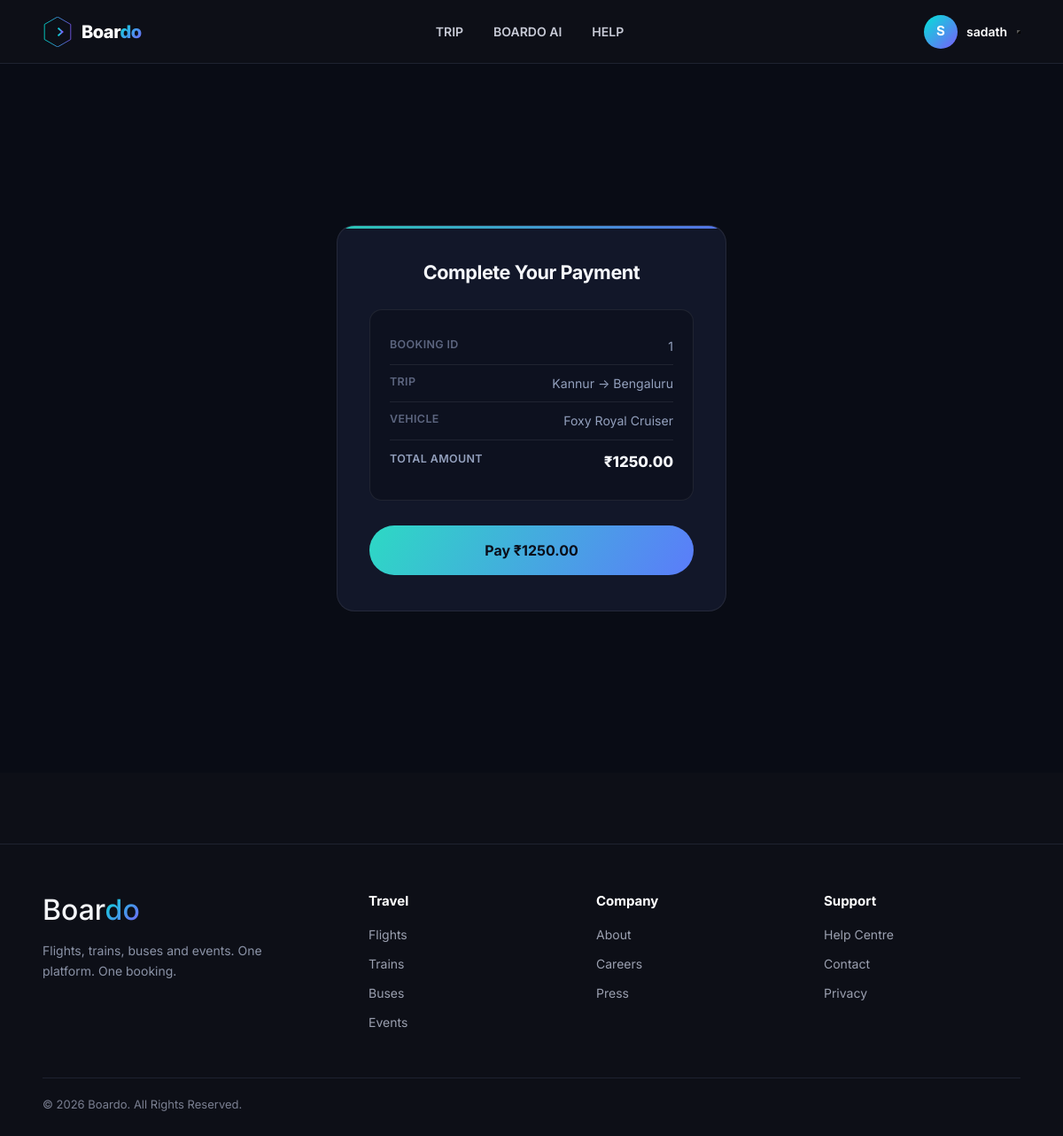
The app's page /payment/1/ (signed in) with its own data.
### booking/models.py (models this page shows, shortened)
class Booking(models.Model):
    PAYMENT_STATUS = [
        ("Pending", "Pending"),
        ("Paid", "Paid"),
        ("Failed", "Failed"),
    ]
    BOOKING_STATUS = [
        ("confirmed", "Confirmed"),
        ("cancelled", "Cancelled"),
    ]
    profile = models.ForeignKey(Profile,on_delete=models.CASCADE,related_name="bookings")
    trip = models.ForeignKey(Trip,on_delete=models.CASCADE,related_name="bookings")
    travellers = models.ManyToManyField(MyTraveller,related_name="bookings")
    booking_date = models.DateTimeField(auto_now_add=True)
    total_amount = models.DecimalField(max_digits=10,decimal_places=2,)
    payment_order_id = models.CharField(max_length=100, blank=True)
    payment_id = models.CharField(max_length=100, blank=True)
    payment_signature = models.CharField(max_length=255, blank=True)
    payment_status = models.CharField(max_length=20,choices=PAYMENT_STATUS,default="Pending")
    status = models.CharField(max_length=20,choices=BOOKING_STATUS,default="confirmed")
    class Meta:
        ordering = ["-booking_date"]

class Trip(models.Model):
    STATUS_CHOICES = [
        ("scheduled", "Scheduled"),
        ("boarding", "Boarding"),
        ("departed", "Departed"),
        ("completed", "Completed"),
        ("cancelled", "Cancelled"),
    ]
    vehicle = models.ForeignKey(Vehicle,on_delete=models.CASCADE,related_name="trips")
    source = models.CharField(max_length=100)
    destination = models.CharField(max_length=100)
    departure_time = models.DateTimeField()
    arrival_time = models.DateTimeField()
    duration = models.PositiveIntegerField(help_text="Duration in minutes")
    fare = models.DecimalField(max_digits=10,decimal_places=2)
    available_seats = models.PositiveIntegerField()
    status = models.CharField(max_length=20,choices=STATUS_CHOICES,default="scheduled")
    created_at = models.DateTimeField(auto_now_add=True)
    updated_at = models.DateTimeField(auto_now=True)
    class Meta:
        ordering = ["departure_time"]

class Vehicle(models.Model):
    CATEGORY_CHOICES = [
        ("flight", "Flight"),
        ("train", "Train"),
        ("bus", "Bus"),
        ("event", "Event"),
    ]
    agency = models.ForeignKey(Profile,on_delete=models.CASCADE,related_name="vehicles",)
    category = models.CharField(max_length=20,choices=CATEGORY_CHOICES,)
    name = models.CharField(max_length=100)
    type = models.CharField(max_length=100)
    model = models.CharField(max_length=100)
    vehicle_number = models.CharField(max_length=50,unique=True,)
    logo = models.ImageField(upload_to="vehicle_logos/",blank=True,null=True,)
    total_seats = models.PositiveIntegerField()
    created_at = models.DateTimeField(auto_now_add=True)
    updated_at = models.DateTimeField(auto_now=True)
    class Meta:
        ordering = ["type", "name"]

### payment/views.py (the view)
@login_required
def payment_page(request, booking_id):
    booking = get_object_or_404(
        Booking,
        id=booking_id,
        profile=request.user.profile,
    )
    if not booking.payment_order_id:
        order = client.order.create(
            {
                "amount": int(booking.total_amount * 100),
                "currency": "INR",
                "payment_capture": 1,
            }
        )
        booking.payment_order_id = order["id"]
        booking.save(update_fields=["payment_order_id"])
    else:
        order = client.order.fetch(
            booking.payment_order_id
        )
    return render(
        request,
        "payment.html",
        {
            "booking": booking,
            "key": settings.RAZORPAY_KEY_ID,
            "amount": order["amount"],
        },
    )

### templates/payment.html (shortened to what this page needs)
{% extends "base.html" %}
{% load static %}
{% block content %}
<link rel="stylesheet" href="{% static 'css/payment.css' %}">
<div class="payment-container">
    <div class="payment-card">
        <h2>Complete Your Payment</h2>
        <div class="booking-details">
            <p><strong>Booking ID</strong> {{ booking.id }}</p>
            <p><strong>Trip</strong> {{ booking.trip.source }} → {{ booking.trip.destination }}</p>
            <p><strong>Vehicle</strong> {{ booking.trip.vehicle.name }}</p>
            <p><strong>Total Amount</strong> ₹{{ booking.total_amount }}</p>
        </div>
        <button id="pay-btn" class="pay-btn" type="button">
            Pay ₹{{ booking.total_amount }}
        </button>
    </div>
</div>
{% endblock %}

### templates/base.html (shortened to what this page needs)
{% load static %}
<!DOCTYPE html>
<html lang="en">
<head>
    <link href="https://cdn.jsdelivr.net/npm/bootstrap@5.3.3/dist/css/bootstrap.min.css" rel="stylesheet">
    <link rel="stylesheet" href="{% static 'css/base.css' %}">
</head>
<body>
    <header class="navbar">
        <a href="{% url 'home' %}" class="logo">
            <span class="logo-text">Boar<span class="logo-o">do</span></span>
        </a>
        <nav class="nav-links" id="navLinks">
            <a href="{% url 'search_trip' %}?category=flight">TRIP</a>
            <a href="{% url 'chatai' %}?category=event">BOARDO AI</a>
            <a href="{% url 'help' %}">HELP</a>
        </nav>
        <div class="nav-actions">
            {% if request.user.is_authenticated %}
                <a href="{% url 'profile' %}" class="profile-link">
                    {% if request.user.profile.image %}
                        <img src="{{ request.user.profile.image.url }}" class="profile-image" alt="{{ request.user.username }}'s profile picture">
                    {% else %}
                        <div class="profile-avatar">{{ request.user.username|first|upper }}</div>
                    {% endif %}
                    <span class="profile-username">{{ request.user.username }}</span>
                </a>
            {% else %}
                <button class="btn btn-outline" onclick="openLoginModal('')">Login</button>
                <a href="{% url 'regpage' %}" class="btn btn-primary">Sign Up</a>
            {% endif %}
        </div>
        <button
            class="nav-toggle"
            id="navToggle"
            aria-label="Toggle navigation menu"
            aria-expanded="false"
            aria-controls="navLinks"
            onclick="toggleNav()">
        </button>
    </header>
    <main>
        {% block content %}{% endblock %}
    </main>
    <footer class="footer">
        <div class="footer-top">
            <div class="footer-brand">
                <h2>Boar<span class="logo-o">do</span></h2>
                <p>Flights, trains, buses and events. One platform. One booking.</p>
            </div>
            <div class="footer-col">
                <h5>Travel</h5>
                <a href="#">Flights</a>
                <a href="#">Trains</a>
                <a href="#">Buses</a>
                <a href="#">Events</a>
            </div>
            <div class="footer-col">
                <h5>Company</h5>
                <a href="#">About</a>
                <a href="#">Careers</a>
                <a href="#">Press</a>
            </div>
            <div class="footer-col">
                <h5>Support</h5>
                <a href="#">Help Centre</a>
                <a href="#">Contact</a>
                <a href="#">Privacy</a>
            </div>
        </div>
        <div class="footer-bottom">
            © 2026 Boardo. All Rights Reserved.
        </div>
    </footer>
</body>
</html>

### static/css/base.css (style rules this page uses)
* { margin: 0; padding: 0; box-sizing: border-box; }
:root { --bg: #0D0F17; --card: #141926; --card-soft: #10141F; --border: #262C3D; --primary: #00E5D8; --secondary: #7B5CFA; --text: #F5F7FA; --text-light: #C7CAD6; --text-muted: #8B93A7; --danger: #EF5B6E; }
html, body { min-height: 100%; }
body { min-height: 100vh; background: var(--bg) !important; color: var(--text) !important; font-family: "Inter", "Segoe UI", Arial, sans-serif; }
h1, h2, h3, h4, h5, h6, p, span, label, strong { color: inherit; }
.navbar { position: sticky; top: 0; z-index: 1000; width: 100%; height: 72px; display: flex; align-items: center; justify-content: space-between; padding: 0 48px; background: #0D0F17 !important; border-bottom: 1px solid #1E2230; color: white; }
.logo { display: flex; align-items: center; gap: 10px; min-width: 180px; color: white !important; text-decoration: none !important; }
.logo svg { flex-shrink: 0; }
.logo-text { color: white !important; font-size: 20px; font-weight: 800; letter-spacing: -0.5px; }
.logo-o { background: linear-gradient( 135deg, var(--primary), var(--secondary) ); -webkit-background-clip: text; background-clip: text; color: transparent !important; }
.nav-links { flex: 1; display: flex; align-items: center; justify-content: center; gap: 34px; }
.nav-links a { position: relative; padding: 8px 0; color: var(--text-light) !important; text-decoration: none !important; font-size: 14px; font-weight: 600; transition: 0.25s ease; }
.nav-links a::after { content: ""; position: absolute; left: 50%; bottom: -5px; width: 0; height: 2px; transform: translateX(-50%); background: linear-gradient( 90deg, var(--primary), var(--secondary) ); transition: 0.25s ease; }
.nav-actions { min-width: 180px; display: flex; align-items: center; justify-content: flex-end; gap: 12px; }
.profile-link { display: flex; align-items: center; gap: 10px; padding: 5px 10px; border: 1px solid transparent; border-radius: 30px; color: white !important; text-decoration: none !important; transition: 0.25s ease; }
.profile-avatar { width: 38px; height: 38px; display: flex; align-items: center; justify-content: center; border-radius: 50%; background: linear-gradient( 135deg, var(--primary), var(--secondary) ); color: white !important; font-size: 15px; font-weight: 700; }
.profile-username { color: white !important; font-size: 14px; font-weight: 600; }
main, .content, .page-content { background: var(--bg); color: var(--text); }
.footer { margin-top: 80px; padding: 55px 48px 25px; background: #0D0F17 !important; border-top: 1px solid #1E2230; color: var(--text); }
.footer-top { display: grid; grid-template-columns: 1.5fr 1fr 1fr 1fr; gap: 35px; }
.footer-brand p { max-width: 280px; margin-top: 16px; color: var(--text-muted) !important; line-height: 1.6; font-size: 14px; }
.footer-col h5 { margin-bottom: 18px; color: white !important; font-size: 15px; font-weight: 700; }
.footer-col a { display: block; margin-bottom: 12px; color: #9BA0B0 !important; text-decoration: none; font-size: 14px; transition: 0.2s ease; }
.footer-bottom { display: flex; align-items: center; justify-content: space-between; margin-top: 40px; padding-top: 20px; border-top: 1px solid #1E2230; color: #7A7F91 !important; font-size: 13px; }

### records on screen
Booking: id "1", trip.source "Kannur", trip.destination "Bengaluru", trip.vehicle.name "Foxy Royal Cruiser", total_amount "1250.00"

### other values on screen
{{ request.user.username|first|upper }} "S"
{{ request.user.username }} "sadath"
